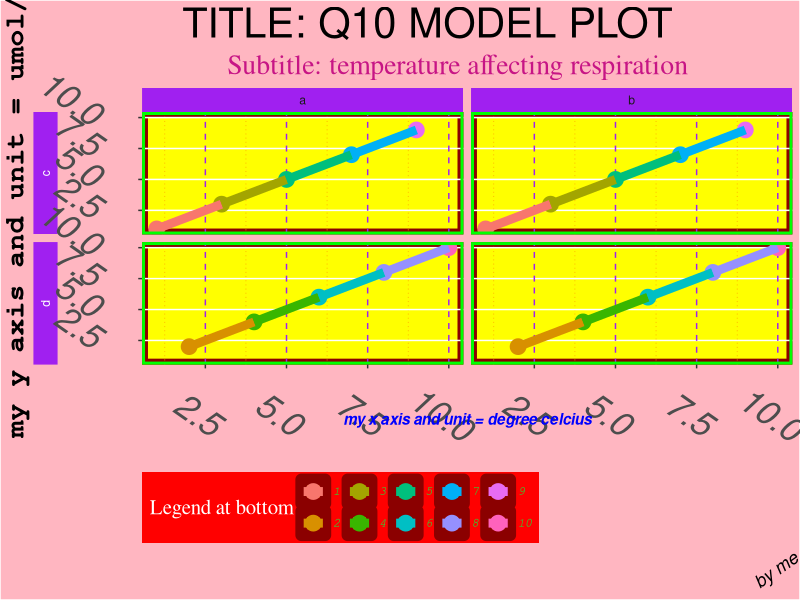

Write the R code that produced this figure.
library(ggplot2)
# sample data for plot ----
points <-
  data.frame(
    Soil_temp = rep(1:10,2),
    Soil_resp = rep(1:10,2),
    z = sort(rep(letters[1:2], 10)),
    w = rep(letters[3:4], 10)
  )
# ggplot using many theme options ----
ggplot(data = points,
       mapping = aes(x = Soil_temp, y = Soil_resp, col = factor(Soil_temp))) +
  geom_point(size = 5) +
  geom_line(aes(x = Soil_temp, y = Soil_resp, group = w), linewidth = 3) +
  facet_grid(w ~ z, switch = "y") +
  theme(

    plot.background = element_rect(fill = "lightpink"),
    plot.title = element_text(size = 30, hjust = 0.25),
    plot.subtitle = element_text(size = 20, hjust = 0.45, color = "mediumvioletred", family = "serif"),
    plot.caption = element_text(size = 13, face = "italic", angle = 35),

    panel.background = element_rect(fill = 'yellow', colour = 'darkred', size = 4),
    panel.border = element_rect(fill = NA, color = "green", size = 2),
    panel.grid.major.x = element_line(color = "purple", linetype = 2),
    panel.grid.minor.x = element_line(color = "orange", linetype = 3),
    panel.grid.minor.y = element_blank(),

    axis.title.x = element_text(face = "bold.italic", color = "blue", hjust = 0.5, vjust = 8),
    axis.title.y = element_text(family = "mono", face = "bold", size = 20, hjust = 0.25),
    axis.text = element_text(face = "italic", size = 25, angle = -35),
    axis.text.x.bottom = element_text(angle = -35), # note that axis.text options from above are inherited

    strip.background = element_rect(fill = "purple"),
    strip.text.y = element_text(color = "white"),
    strip.placement = "outside",

    legend.background = element_rect(fill = "red"), # generally will want to match w plot background
    legend.key = element_rect(fill = "orange"),
    legend.direction = "horizontal",
    legend.position = "bottom",
    legend.justification = "left",
    legend.title = element_text(family = "serif", color = "white", size = 15),
    legend.text = element_text(family = "mono", face = "italic", color = "limegreen")

  ) +
  labs(title = "TITLE: Q10 MODEL PLOT",
       subtitle = "Subtitle: temperature affecting respiration",
       x = "my x axis and unit = degree celcius",
       y = "my y axis and unit = umol/m2/day",
       caption = "by me",
       col = "Legend at bottom")

